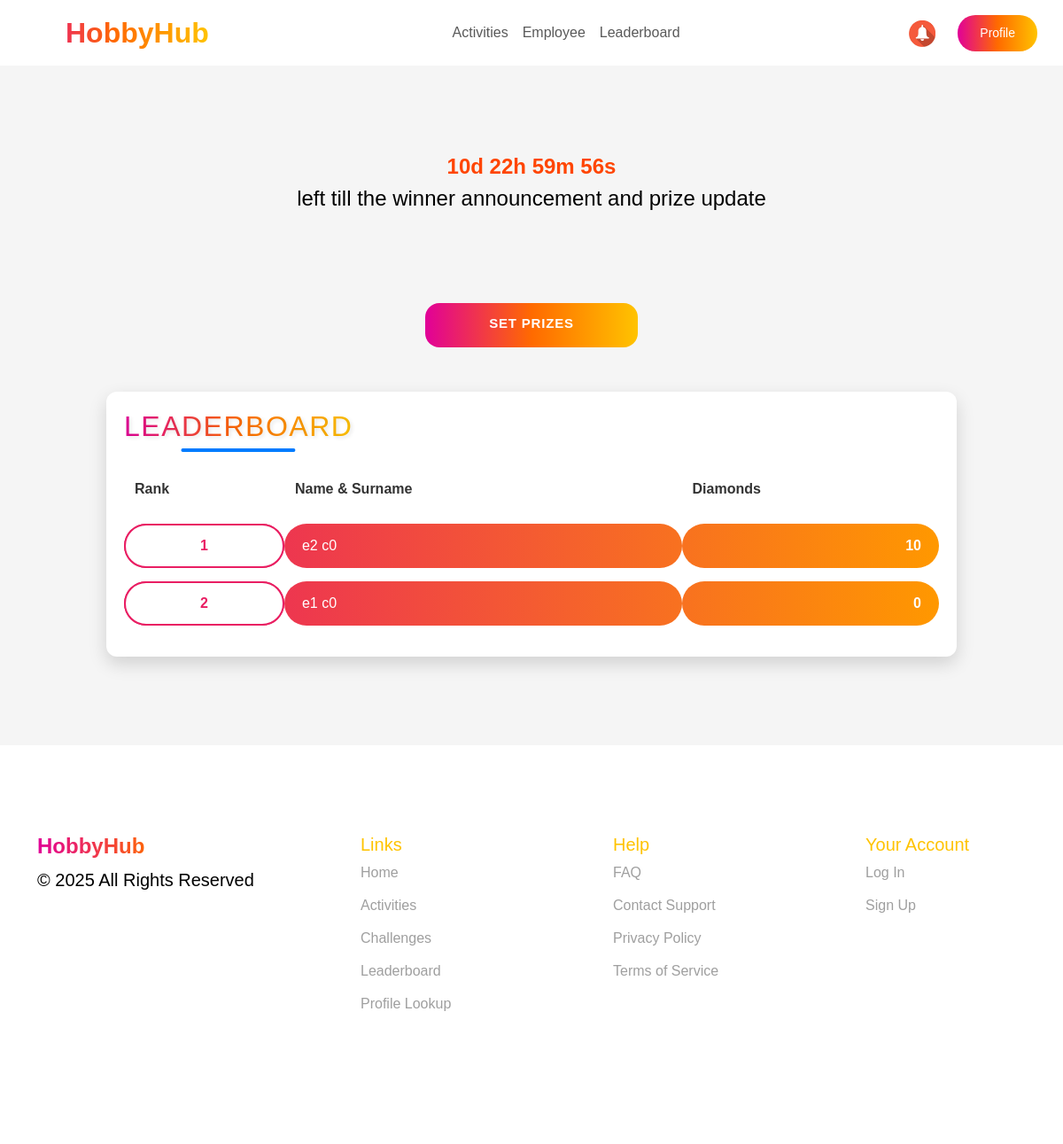
Page /leaderboard_show/ (signed in) on the earlier database version.
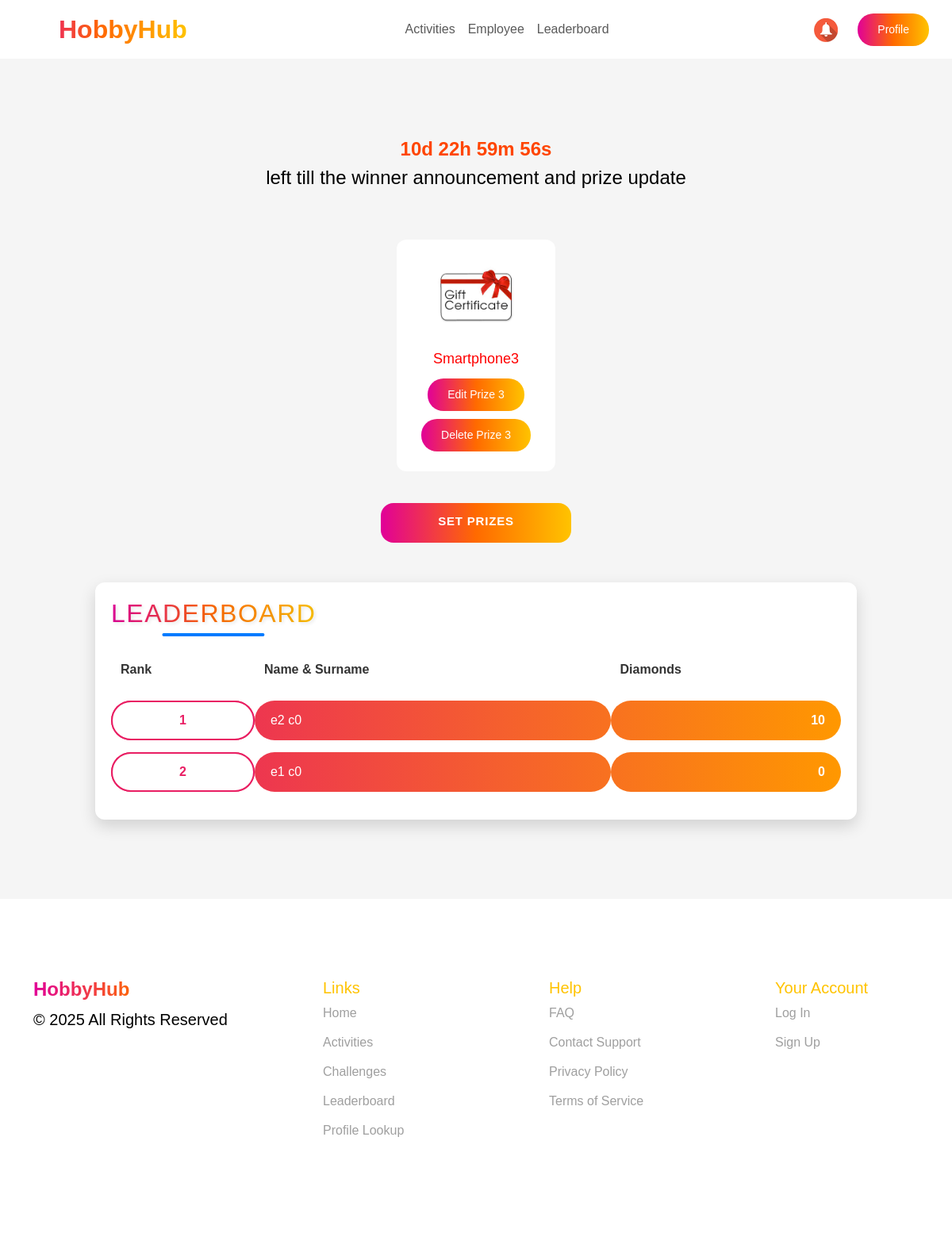
Same page on the later database version.
### events/models.py (models this page shows, shortened)
class Employee(models.Model):
    nickname = models.CharField(max_length=100, primary_key=True, verbose_name="Nickname")
    name = models.CharField(max_length=255, verbose_name="Name")
    last_name = models.CharField(max_length=255, verbose_name="Last Name")
    number = models.CharField(max_length=20, verbose_name="Number")
    join_date = models.DateField(verbose_name="Join Date")
    date_of_birth = models.DateField(null=True, blank=True, verbose_name="Date of Birth")
    social_id = models.CharField(max_length=255, blank=True, null=True)  # ID из социальной сети
    social_provider = models.CharField(max_length=50, blank=True, null=True)  # Провайдер (Google, Facebook и т.д.)
    company = models.ForeignKey(
        Company,
        to_field='company_id',  # Указываем, что внешний ключ ссылается на company_id
        on_delete=models.CASCADE,
        verbose_name="Company"
    )
    gender = models.CharField(max_length=10, choices=[('Male', 'Male'), ('Female', 'Female')], verbose_name="Gender")
    mail = models.EmailField(unique=True, verbose_name="Email")
    password = models.CharField(max_length=255, verbose_name="Password")
    is_approved = models.BooleanField(default=False, verbose_name="Approved")
    profile_photo = models.ImageField(upload_to='profile_photos/', null=True, blank=True, verbose_name="Profile Photo")
    hobbies = models.ManyToManyField(Hobby, blank=True, related_name='employees')
    diamonds = models.IntegerField(default=0, verbose_name="Diamonds")  # Новое поле для валюты

class Prize(models.Model):
    name = models.CharField(max_length=255, verbose_name="Prize Name")
    description = models.TextField(verbose_name="Prize Description")
    image = models.ImageField(upload_to='prizes/', null=True, blank=True, verbose_name="Prize Image")
    rank = models.IntegerField(verbose_name="Rank")  # Убрали unique=True
    company = models.ForeignKey('Company', on_delete=models.CASCADE, verbose_name="Company")
    class Meta:
        constraints = [
            models.UniqueConstraint(
                fields=['rank', 'company'],  # Составной индекс
                name='unique_rank_per_company'
            )
        ]

### events/views.py (the view)
# urls.py: path('leaderboard_show/', leaderboard_show, name="leaderboard_show"),
@role_required("organizer")
def leaderboard_show(request):
    employees = Employee.objects.filter(is_approved=True).order_by('-diamonds')
    if request.session.get("company_id"):
        company_id = request.session["company_id"]
        company = Company.objects.get(id=company_id)
        employees = Employee.objects.filter(company=company, is_approved=True).order_by('-diamonds')
        prizes = Prize.objects.filter(company=company).order_by('rank')
        return render(request, 'leaderboard_show.html', {
            'employees': employees,
            'prizes': prizes,
        })
    else:
        return redirect('sign_in')

### events/views.py (called while the page is built)
def role_required(role):
    def decorator(view_func):
        @wraps(view_func)
        def wrapper(request, *args, **kwargs):
            if role == "employee" and not request.session.get("nickname"):
                return redirect(f"/sign_in/?next={request.get_full_path()}")
            if role == "organizer" and not request.session.get("company_id"):
                return redirect(f"/sign_in/?next={request.get_full_path()}")
            return view_func(request, *args, **kwargs)
        return wrapper
    return decorator

### events/templates/leaderboard_show.html (shortened to what the changed rows need)
<!DOCTYPE html>
<html lang="en">
<head>
    {% load static %}
    <link rel="stylesheet" href="{% static 'css/leaderboard.css' %}">
    <link rel="stylesheet" href="https://cdn.jsdelivr.net/npm/bootstrap@5.3.0/dist/css/bootstrap.min.css">
    <link rel="stylesheet" href="{% static 'css/organizer-styles.css' %}">
    <link href="https://fonts.cdnfonts.com/css/gilroy-bold" rel="stylesheet">
    <link rel="stylesheet" href="https://cdn.jsdelivr.net/npm/swiper/swiper-bundle.min.css">
</head>
<body>
    <section class="leaderboard">
        <div class="prize-pyramid">
            {% for prize in prizes %}
            <div class="prize prize-{{ prize.rank }}">
                <img src="{{ prize.image.url }}" alt="{{ prize.name }}">
                <h3>{{ prize.name }}</h3>
                <button type="button" class="btn btn-gradient edit-prize-btn"
                        data-bs-toggle="modal"
                        data-bs-target="#editPrizeModal"
                        data-prize-id="{{ prize.id }}"
                        data-prize-name="{{ prize.name }}"
                        data-prize-description="{{ prize.description }}"
                        data-prize-rank="{{ prize.rank }}"
                        data-prize-image="{{ prize.image.url }}">
                    Edit Prize {{ prize.rank }}
                </button>
                <button type="button" class="btn btn-gradient delete-prize-btn"
                        data-bs-toggle="modal"
                        data-bs-target="#deletePrizeModal"
                        data-prize-id="{{ prize.id }}">Delete Prize {{ prize.rank }}
                </button>
            </div>
            {% endfor %}
        </div>
        <div class="leaderboard-container">
            <h2>Leaderboard</h2>
            <table id="leaderboard-table">
                <thead>
                    <tr>
                        <th>Rank</th>
                        <th>Name & Surname</th>
                        <th>Diamonds</th>
                    </tr>
                </thead>
                <tbody>
                    {% for employee in employees %}
                    <tr>
                        <td>{{ forloop.counter }}</td>
                        <td>{{ employee.name }} {{ employee.last_name }}</td>
                        <td>{{ employee.diamonds }}</td>
                    </tr>
                    {% endfor %}
                </tbody>
            </table>
        </div>
    </section>
</body>
</html>

Differences in the rows shown:
added Prize: image (picture), name "Smartphone3", rank "3"
